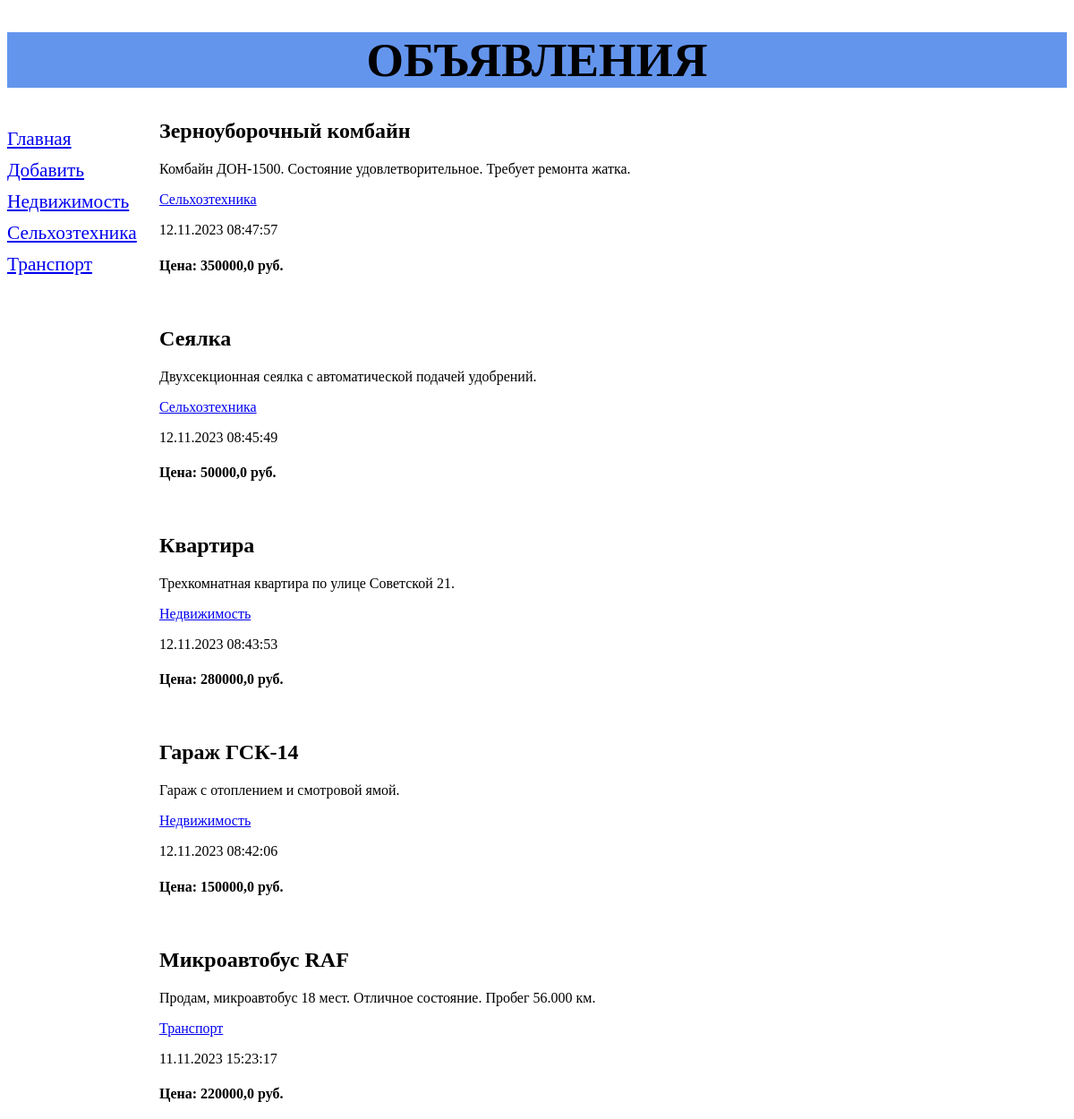
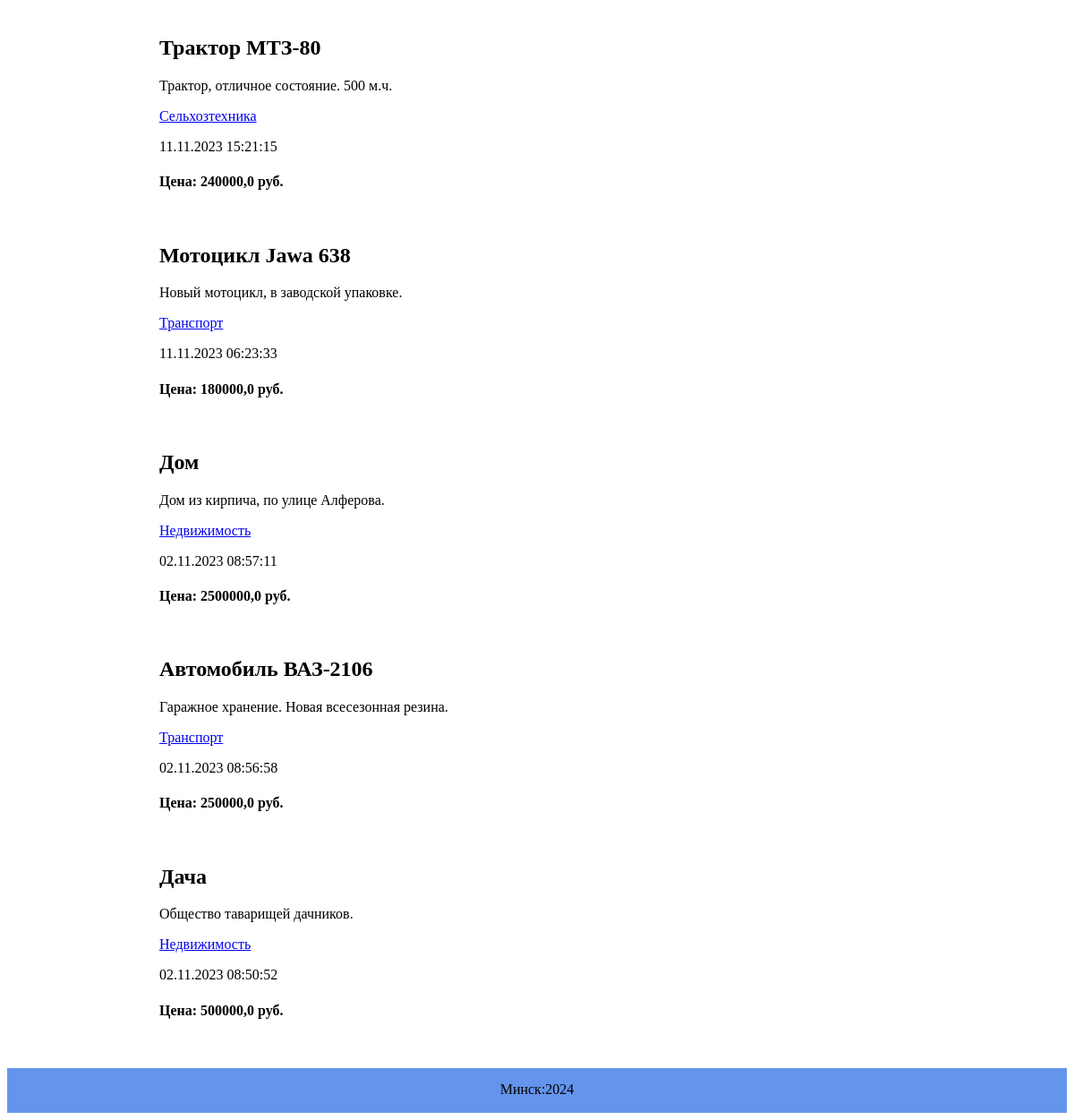
/bboard/, run on the app's committed database (2 pictures, top to bottom).
### bboard/models.py (models this page shows, shortened)
class Rubric(models.Model):
    name = models.CharField(max_length=20, db_index=True, verbose_name='Название')
    class Meta:
        verbose_name_plural = 'Рубрики'
        verbose_name = 'Рубрика'
        ordering = ['name']

class Bb(models.Model):
    title = models.CharField(max_length=50, verbose_name='Товар')
    content = models.TextField(null=True, blank=True, verbose_name='Описание')
    price = models.FloatField(null=True, blank=True, verbose_name='Цена')
    published = models.DateTimeField(auto_now_add=True, db_index=True, verbose_name='Опубликовано')
    rubric = models.ForeignKey(Rubric, null=True, on_delete=models.PROTECT, verbose_name='Рубрика')
    class Meta:
        verbose_name_plural = 'Объявления'
        verbose_name = 'Объявление'
        ordering = ['-published']

### bboard/views.py (the view)
# urls.py: path('', index, name='index'),
def index(request):
    year = datetime.datetime.now()
    bbs = Bb.objects.all()
    rubrics = Rubric.objects.all()
    context = {'bbs': bbs,
               'rubrics': rubrics,
               'date': year.strftime("%Y")
               }
    return render(request, 'bboard/index.html', context)

### bboard/templates/bboard/index.html
{% extends "layout/basic.html" %}
{% block content %}
    {% for bb in bbs %}
        <div>
            <h2>{{ bb.title }}</h2>
            <p>{{ bb.content }}</p>
            <p><a href="{% url 'by_rubric' bb.rubric.id %}">{{ bb.rubric.name }}</a> </p>
            <p>{{ bb.published|date:"d.m.Y H:i:s" }}</p>
            <h4>Цена: {{ bb.price }} руб.</h4>
        <br>
        </div>
    {% endfor %}
{% endblock %}

### bboard/templates/layout/basic.html (shortened to what this page needs)
{% load static %}
<!DOCTYPE html>
<html lang="en">
<head>
    <link rel="stylesheet" type="text/css" href="{% static 'bboard/style.css' %}">
</head>
<body>
    <header>
        <h1>Объявления</h1>
    </header>
    <nav>
        <a href="{% url 'index' %}">Главная</a>
        <a href="{% url 'add' %}">Добавить</a>
        {% for rubric in rubrics %}
            <a href="{% url 'by_rubric' rubric.id %}">{{ rubric.name }}</a>
        {% endfor %}
    </nav>
    <section>
        {% block content %}
        {% endblock %}
    </section>
    <footer>
        <p>Минск:{{ date }}</p>
    </footer>
</body>
</html>

### bboard/static/bboard/style.css (style rules this page uses)
header h1 { font-size: 40pt; text-transform: uppercase; text-align: center; background-color: cornflowerblue; }
nav { font-size: 16pt; width: 150px; float: left; }
nav a { display: block; margin: 10px 0px; }
section { margin-left: 170px; }
footer { position: page; bottom: 0; width: 100%; height: 50px; text-align: center; background-color: cornflowerblue; }
footer p { font-size: 12pt; padding-top: 15px; }

### data on the page
Rubric: name "Недвижимость"
Rubric: name "Сельхозтехника"
Rubric: name "Транспорт"
Bb: title "Зерноуборочный комбайн", content "Комбайн ДОН-1500. Состояние удовлетворительное. Требует ремонта жатка.", rubric.name "Сельхозтехника", published "12.11.2023 08:47:57", price "350000,0"
Bb: title "Сеялка", content "Двухсекционная сеялка с автоматической подачей удобрений.", rubric.name "Сельхозтехника", published "12.11.2023 08:45:49", price "50000,0"
Bb: title "Квартира", content "Трехкомнатная квартира по улице Советской 21.", rubric.name "Недвижимость", published "12.11.2023 08:43:53", price "280000,0"
Bb: title "Гараж ГСК-14", content "Гараж с отоплением и смотровой ямой.", rubric.name "Недвижимость", published "12.11.2023 08:42:06", price "150000,0"
Bb: title "Микроавтобус RAF", content "Продам, микроавтобус 18 мест. Отличное состояние. Пробег 56.000 км.", rubric.name "Транспорт", published "11.11.2023 15:23:17", price "220000,0"
Bb: title "Трактор МТЗ-80", content "Трактор, отличное состояние. 500 м.ч.", rubric.name "Сельхозтехника", published "11.11.2023 15:21:15", price "240000,0"
Bb: title "Мотоцикл Jawa 638", content "Новый мотоцикл, в заводской упаковке.", rubric.name "Транспорт", published "11.11.2023 06:23:33", price "180000,0"
Bb: title "Дом", content "Дом из кирпича, по улице Алферова.", rubric.name "Недвижимость", published "02.11.2023 08:57:11", price "2500000,0"
Bb: title "Автомобиль ВАЗ-2106", content "Гаражное хранение. Новая всесезонная резина.", rubric.name "Транспорт", published "02.11.2023 08:56:58", price "250000,0"
Bb: title "Дача", content "Общество таварищей дачников.", rubric.name "Недвижимость", published "02.11.2023 08:50:52", price "500000,0"

### other printed values
{{ date }} "2024"
